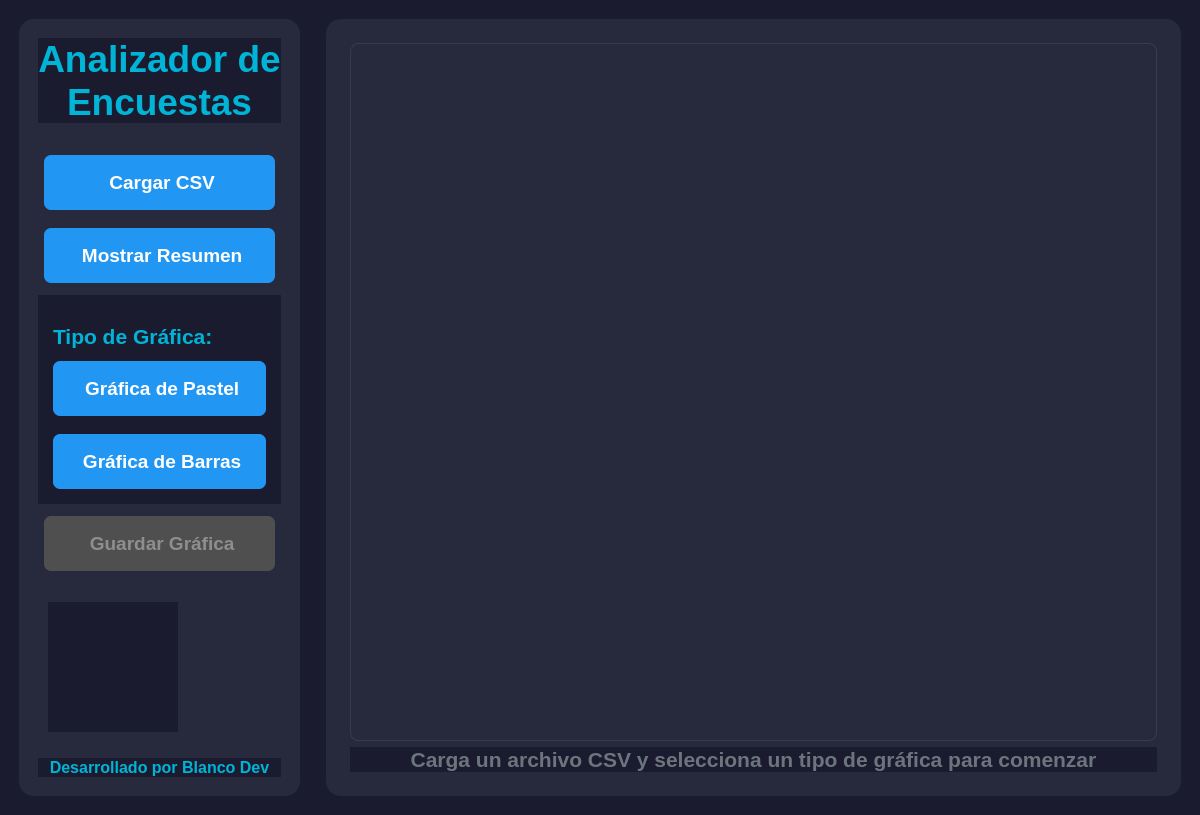
<?xml version="1.0" encoding="UTF-8"?>
<ui version="4.0">
 <class>MainWindow</class>
 <widget class="QMainWindow" name="MainWindow">
  <property name="geometry">
   <rect>
    <x>0</x>
    <y>0</y>
    <width>1200</width>
    <height>815</height>
   </rect>
  </property>
  <property name="windowTitle">
   <string>Analizador de Encuestas</string>
  </property>
  <property name="windowIcon">
   <iconset>
    <activeon>../assets/Logo App.png</activeon>
   </iconset>
  </property>
  <widget class="QWidget" name="centralwidget">
   <property name="styleSheet">
    <string notr="true">
     QWidget {
         background-color: #1a1b2e;
         color: white;
         font-family: 'Consolas', 'Courier New', monospace;
         font-size: 12pt;
     }
     QFrame#sidePanel {
         background-color: #27293d;
         border-radius: 15px;
         margin: 10px;
         padding: 10px;
     }
     QPushButton {
         background-color: #2196F3;
         color: white;
         border-radius: 8px;
         padding: 15px;
         text-align: center;
         margin: 5px;
         font-weight: bold;
         font-size: 14pt;
         font-family: 'Consolas', 'Courier New', monospace;
         border: 2px solid transparent;
     }
     QPushButton:hover {
         background-color: #1976D2;
         border: 2px solid #2196F3;
     }
     QPushButton:disabled {
         background-color: #4f4f4f;
         color: #8e8e8e;
         border: 2px solid transparent;
     }
     QLabel {
         color: #00b4d8;
         font-weight: bold;
         font-size: 13pt;
     }
     QFrame#graphContainer {
         background-color: #27293d;
         border-radius: 15px;
         margin: 10px;
         padding: 15px;
         min-height: 400px;
     }
     QTextEdit {
         background-color: #27293d;
         border: 1px solid #3a3b4d;
         border-radius: 8px;
         padding: 15px;
         color: #00b4d8;
         font-size: 14pt;
         font-family: 'Consolas', 'Courier New', monospace;
     }
     QLabel#lblTitle {
         font-size: 28pt;
         color: #00b4d8;
         margin-bottom: 20px;
         font-family: 'Consolas', 'Courier New', monospace;
     }
     QLabel#lblTipoGrafica {
         font-size: 16pt;
         color: #00b4d8;
         margin-top: 20px;
     }
     QLabel#lblFooter {
         color: #00b4d8;
         font-size: 12pt;
         margin-top: 10px;
     }
     QLabel#lblLogo {
         margin: 20px;
     }
     QLabel#lblNoData {
         color: #00b4d8;
         font-size: 18pt;
     }
    </string>
   </property>
   <layout class="QHBoxLayout" name="horizontalLayout">
    <item>
     <widget class="QFrame" name="sidePanel">
      <layout class="QVBoxLayout" name="verticalLayoutSide">
       <item>
        <widget class="QLabel" name="lblTitle">
         <property name="text">
          <string>Analizador de
Encuestas</string>
         </property>
         <property name="alignment">
          <set>Qt::AlignCenter</set>
         </property>
        </widget>
       </item>
       <item>
        <widget class="QPushButton" name="btnCargarCSV">
         <property name="text">
          <string> Cargar CSV</string>
         </property>
        </widget>
       </item>
       <item>
        <widget class="QPushButton" name="btnResumen">
         <property name="text">
          <string> Mostrar Resumen</string>
         </property>
        </widget>
       </item>
       <item>
        <widget class="QFrame" name="frameGraficas">
         <layout class="QVBoxLayout" name="verticalLayoutGraficas">
          <item>
           <widget class="QLabel" name="lblTipoGrafica">
            <property name="text">
             <string>Tipo de Gráfica:</string>
            </property>
           </widget>
          </item>
          <item>
           <widget class="QPushButton" name="btnGraficaPastel">
            <property name="text">
             <string> Gráfica de Pastel</string>
            </property>
           </widget>
          </item>
          <item>
           <widget class="QPushButton" name="btnGraficaBarras">
            <property name="text">
             <string> Gráfica de Barras</string>
            </property>
           </widget>
          </item>
         </layout>
        </widget>
       </item>
       <item>
        <widget class="QPushButton" name="btnGuardarGrafica">
         <property name="enabled">
          <bool>false</bool>
         </property>
         <property name="text">
          <string> Guardar Gráfica</string>
         </property>
        </widget>
       </item>
       <item>
        <spacer name="verticalSpacer">
         <property name="orientation">
          <enum>Qt::Vertical</enum>
         </property>
         <property name="sizeHint" stdset="0">
          <size>
           <width>20</width>
           <height>20</height>
          </size>
         </property>
        </spacer>
       </item>
       <item>
        <widget class="QLabel" name="lblLogoFooter">
         <property name="minimumSize">
          <size>
           <width>150</width>
           <height>150</height>
          </size>
         </property>
         <property name="maximumSize">
          <size>
           <width>150</width>
           <height>150</height>
          </size>
         </property>
         <property name="styleSheet">
          <string>margin: 10px;</string>
         </property>
         <property name="pixmap">
          <pixmap>../assets/Logo Desarrollador.jpeg</pixmap>
         </property>
         <property name="scaledContents">
          <bool>true</bool>
         </property>
         <property name="alignment">
          <set>Qt::AlignCenter</set>
         </property>
        </widget>
       </item>
       <item>
        <widget class="QLabel" name="lblFooter">
         <property name="text">
          <string>Desarrollado por Blanco Dev</string>
         </property>
         <property name="alignment">
          <set>Qt::AlignCenter</set>
         </property>
        </widget>
       </item>
      </layout>
     </widget>
    </item>
    <item>
     <widget class="QFrame" name="graphContainer">
      <property name="sizePolicy">
       <sizepolicy hsizetype="Expanding" vsizetype="Expanding">
        <horstretch>1</horstretch>
        <verstretch>1</verstretch>
       </sizepolicy>
      </property>
      <property name="minimumSize">
       <size>
        <width>800</width>
        <height>450</height>
       </size>
      </property>
      <layout class="QVBoxLayout" name="verticalLayoutGraph">
       <item>
        <widget class="QTextEdit" name="txtResumen">
         <property name="visible">
          <bool>false</bool>
         </property>
         <property name="readOnly">
          <bool>true</bool>
         </property>
        </widget>
       </item>
       <item>
        <widget class="QLabel" name="lblNoData">
         <property name="styleSheet">
          <string>font-size: 16pt; color: #6c757d;</string>
         </property>
         <property name="text">
          <string>Carga un archivo CSV y selecciona un tipo de gráfica para comenzar</string>
         </property>
         <property name="alignment">
          <set>Qt::AlignCenter</set>
         </property>
        </widget>
       </item>
      </layout>
     </widget>
    </item>
   </layout>
  </widget>
 </widget>
 <resources/>
 <connections/>
</ui>
